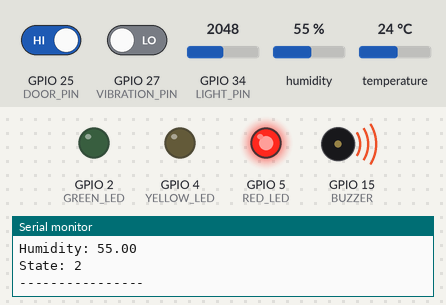
The sketch below on a simulated ESP32. Parts: output pins drawn as LEDs (lit = HIGH), buzzer (waves = sounding, pin HIGH), the last lines printed to the serial monitor. Inputs (shaded band) come from the test bench; at power-on: temperature 24 °C, humidity 55 %, GPIO 25 (DOOR_PIN) HIGH, GPIO 27 (VIBRATION_PIN) LOW, GPIO 34 (LIGHT_PIN) = 2048.

Above: at 5.8 s.
5.9 s: temperature set to 10.9 °C
11.9 s: temperature set to 9.3 °C
At 16.1 s:
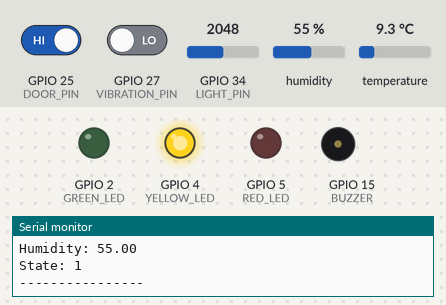
17.9 s: temperature set to 8.4 °C
23.9 s: temperature set to 7.4 °C
At 26.1 s:
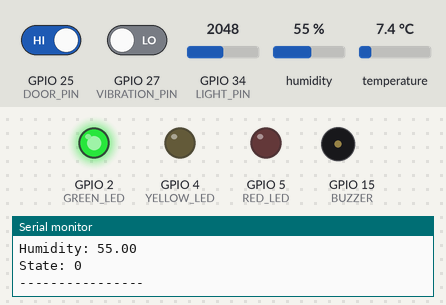
29.9 s: humidity set to 41 %
35.9 s: humidity set to 38 %
At 41.7 s:
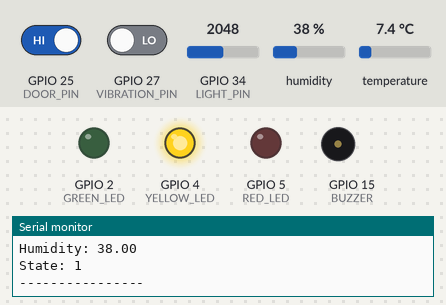
Timing chart, 0 to 42.9 s (numbered marks = the images above; inputs shaded):
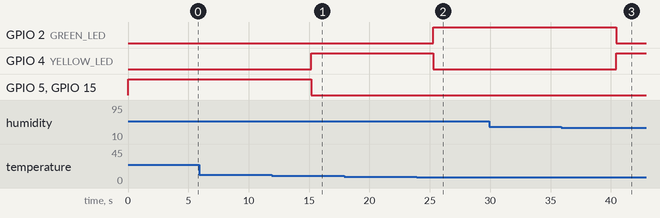

Measured:
- the behaviour switches between 10.1 and 10 °C on temperature (found by bisection; images 0 and 1)
- the behaviour switches between 8.1 and 8 °C on temperature (found by bisection; images 1 and 2)
- the behaviour switches between 40 and 39 % on humidity (found by bisection; images 2 and 3)
- after the input at 11.9 s, GPIO 4 (YELLOW_LED): LOW → HIGH after 3.3 s; GPIO 5 (RED_LED), GPIO 15 (BUZZER): HIGH → LOW after 3.3 s
- after the input at 23.9 s, GPIO 2 (GREEN_LED): LOW → HIGH after 1.4 s; GPIO 4 (YELLOW_LED): HIGH → LOW after 1.4 s
- after the input at 35.9 s, GPIO 2 (GREEN_LED): HIGH → LOW after 4.5 s; GPIO 4 (YELLOW_LED): LOW → HIGH after 4.5 s

The sketch:

main.ino
```cpp
#include "sensor_manager.h"
#include "classifier.h"
#include "alert_manager.h"
#include "event_logger.h"
#include "config_manager.h"

SensorData sensorData;
SystemState currentState;

void setup()
{
  Serial.begin(115200);

  initializeConfig();

  initializeSensors();

  initializeAlerts();

  initializeLogger();

  logEvent("SYSTEM_BOOT");
}

void loop()
{
  bool success = readSensors(sensorData);

  if(!success)
  {
    logEvent("SENSOR_FAILURE");

    delay(2000);

    return;
  }

  currentState = classifyCondition(sensorData);

  triggerAlert(currentState);

  logSensorData(sensorData,currentState);

  printSystemStatus(sensorData,currentState);

  delay(getSamplingInterval());
}
```

alert_manager.cpp
```cpp
#include "alert_manager.h"

#define GREEN_LED 2

#define YELLOW_LED 4

#define RED_LED 5

#define BUZZER 15

void initializeAlerts()
{
pinMode(GREEN_LED,OUTPUT);

pinMode(YELLOW_LED,OUTPUT);

pinMode(RED_LED,OUTPUT);

pinMode(BUZZER,OUTPUT);
}

void triggerAlert(SystemState state)
{
digitalWrite(GREEN_LED,LOW);

digitalWrite(YELLOW_LED,LOW);

digitalWrite(RED_LED,LOW);

digitalWrite(BUZZER,LOW);

switch(state)
{
case NORMAL:

digitalWrite(GREEN_LED,HIGH);

break;

case WARNING:

digitalWrite(YELLOW_LED,HIGH);

break;

case CRITICAL:

digitalWrite(RED_LED,HIGH);

digitalWrite(BUZZER,HIGH);

break;
}
}
```

alert_manager.h
```cpp
#ifndef ALERT_MANAGER_H

#define ALERT_MANAGER_H

#include "classifier.h"

void initializeAlerts();

void triggerAlert(SystemState state);

#endif
```

classifier.cpp
```cpp
#include "classifier.h"

SystemState classifyCondition(SensorData &data)
{
if(data.temperature<0||data.temperature>10)
{
return CRITICAL;
}

if(data.humidity<35||data.humidity>70)
{
return CRITICAL;
}

if(data.temperature<2||data.temperature>8)
{
return WARNING;
}

if(data.humidity<40||data.humidity>60)
{
return WARNING;
}

return NORMAL;
}
```

classifier.h
```cpp
#ifndef CLASSIFIER_H

#define CLASSIFIER_H

#include "sensor_manager.h"

enum SystemState
{
NORMAL,

WARNING,

CRITICAL
};

SystemState classifyCondition(SensorData &data);

#endif
```

event_logger.cpp
```cpp
#include "event_logger.h"

void initializeLogger()
{
}

void logEvent(String event)
{
Serial.println(event);
}

void logSensorData(SensorData &data,SystemState state)
{
Serial.print("TEMP:");

Serial.println(data.temperature);

Serial.print("HUM:");

Serial.println(data.humidity);

Serial.print("DOOR:");

Serial.println(data.doorOpen);

Serial.print("LIGHT:");

Serial.println(data.lightLevel);

Serial.print("VIBRATION:");

Serial.println(data.vibration);

Serial.print("BATTERY:");

Serial.println(data.batteryVoltage);

Serial.print("STATE:");

Serial.println(state);
}

void printSystemStatus(SensorData &data,SystemState state)
{
Serial.println("----------------");

Serial.print("Temperature: ");

Serial.println(data.temperature);

Serial.print("Humidity: ");

Serial.println(data.humidity);

Serial.print("State: ");

Serial.println(state);

Serial.println("----------------");
}
```

event_logger.h
```cpp
#ifndef EVENT_LOGGER_H

#define EVENT_LOGGER_H

#include "classifier.h"

#include "sensor_manager.h"

void initializeLogger();

void logEvent(String event);

void logSensorData(SensorData&,SystemState);

void printSystemStatus(SensorData&,SystemState);

#endif
```

sensor_manager.cpp
```cpp
#include "sensor_manager.h"

#include <Wire.h>

#include <Adafruit_SHT31.h>

Adafruit_SHT31 sht31;

#define DOOR_PIN 25

#define LIGHT_PIN 34

#define VIBRATION_PIN 27

void initializeSensors()
{
sht31.begin(0x44);

pinMode(DOOR_PIN,INPUT_PULLUP);

pinMode(VIBRATION_PIN,INPUT);
}

bool readSensors(SensorData &data)
{
data.temperature=sht31.readTemperature();

data.humidity=sht31.readHumidity();

if(isnan(data.temperature)||isnan(data.humidity))
{
return false;
}

data.doorOpen=!digitalRead(DOOR_PIN);

data.lightLevel=analogRead(LIGHT_PIN);

data.vibration=digitalRead(VIBRATION_PIN);

data.batteryVoltage=12.3;

return true;
}
```

sensor_manager.h
```cpp
#ifndef SENSOR_MANAGER_H

#define SENSOR_MANAGER_H

struct SensorData
{
float temperature;

float humidity;

bool doorOpen;

int lightLevel;

bool vibration;

float batteryVoltage;
};

void initializeSensors();

bool readSensors(SensorData &data);

#endif
```

config_manager.cpp
```cpp
#include "config_manager.h"

int samplingInterval=5000;

void initializeConfig()
{
}

int getSamplingInterval()
{
return samplingInterval;
}
```

config_manager.h
```cpp
#ifndef CONFIG_MANAGER_H

#define CONFIG_MANAGER_H

void initializeConfig();

int getSamplingInterval();

#endif
```
